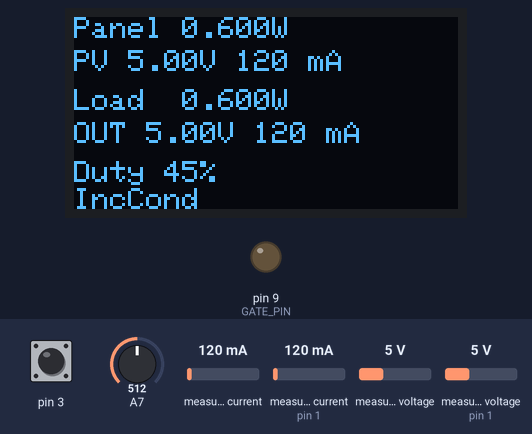
A program run on a simulated Arduino Nano, built for the host (arithmetic inside an expression is 32-bit, double 64-bit). Shown: 128×64 one-colour display, output pins drawn as LEDs (lit = HIGH). Inputs (shaded band) come from the test bench; at power-on: pin 3 HIGH, measured current 120 mA, A7 = 512, measured current (sensor on pin 1) 120 mA, measured voltage 5 V, measured voltage (sensor on pin 1) 5 V. What the program prints to the serial monitor is not drawn.

Above: at 2.0 s.
2.1 s: pin 3 pulled LOW for 3.2 s
At 4.24 s:
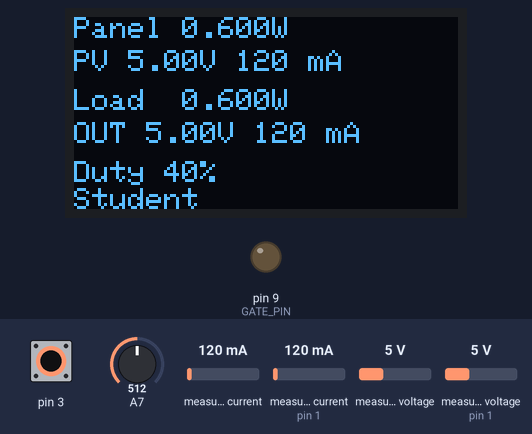
5.9 s: pin 3 pulled LOW for 0.15 s
At 6.6 s:
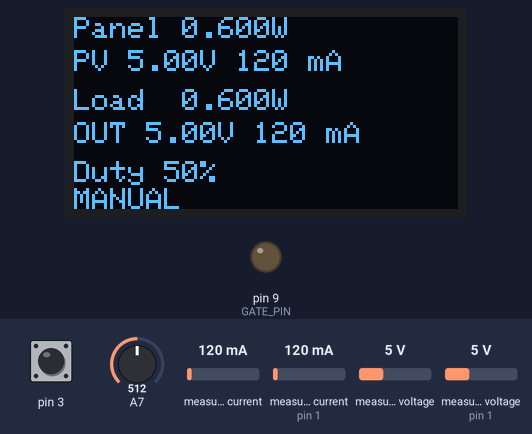
7.6 s: measured current (sensor 0) set to 40 mA
At 8.0 s:
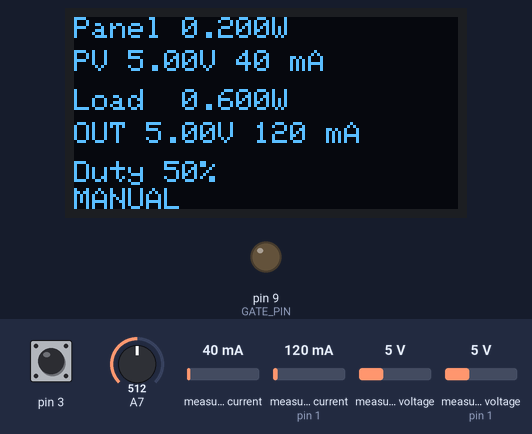
9.2 s: pin 3 pulled LOW for 1 s
At 10.36 s:
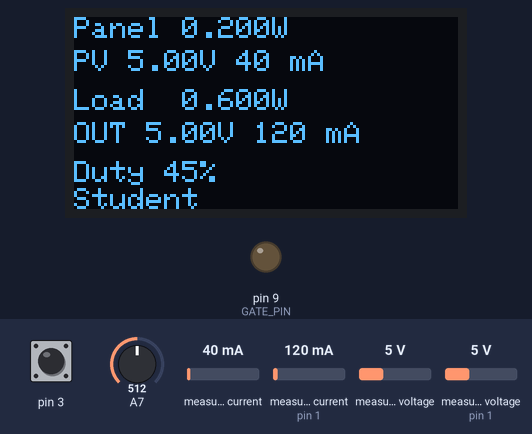
10.8 s: pin 3 pulled LOW for 3.2 s
At 13.5 s:
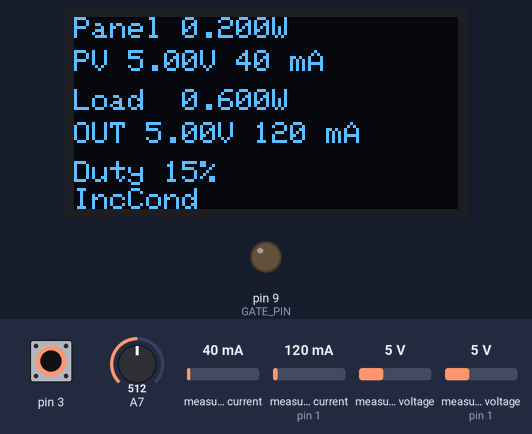
15.5 s: pin 3 pulled LOW for 1 s
At 17.7 s:
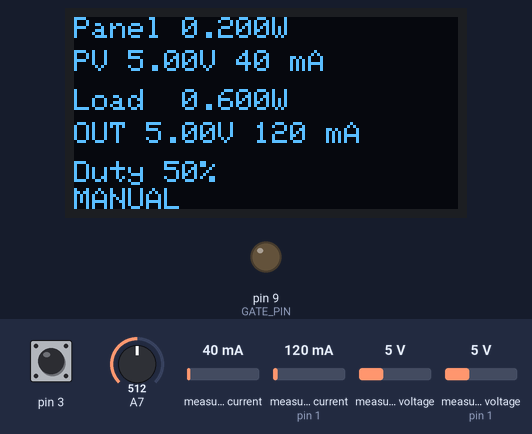
Timing chart, 0 to 19.1 s (numbered marks = the images above; inputs shaded):
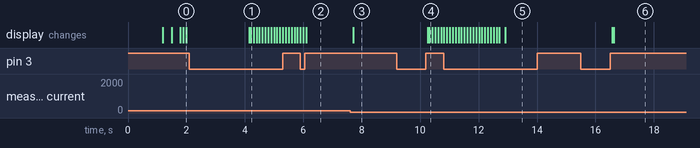

Measured:
- after the input at 2.1 s, the display: first changes after 2.0 s (image 1 shows a later state)
- after the input at 5.9 s, the display: first differs from a run without the input after 0.20 s (image 2)
- after the input at 7.6 s, the display: changes after 0.11 s (image 3)
- after the input at 9.2 s, the display: first changes after 1.1 s (image 4 shows a later state)
- after the input at 15.5 s, the display: first changes after 1.1 s (image 6 shows a later state)

The program:

main.cpp
```cpp
/**
 * @file main.cpp
 * @brief Main firmware loop for the EduGrid MPPT trainer.
 *
 * This file connects the hardware modules together. Students should usually
 * edit mppt_alg.cpp, not this file.
 */

#include <Arduino.h>
#include <Wire.h>
#include "config.h"
#include "pwm_manager.h"
#include "sensor_manager.h"
#include "display_manager.h"
#include "input_manager.h"
#include "mppt_alg.h"
#if defined(ESP32)
#include "berry_manager.h"
#endif

#if defined(ESP32) && ENABLE_WIFI_DASHBOARD
#include "wifi_manager.h"
#include "sweep_manager.h"
#include "ota_manager.h"
#include "log_manager.h"
#endif

// ================= SYSTEM STATE =================
Mode mode = MODE_AUTO;
Mode previousMode = MODE_AUTO;
Algorithm currentAlgorithm = (Algorithm)DEFAULT_MPPT_ALGORITHM;

// ================= MEASUREMENTS =================
float PanelVoltage = 0.0f;
float PanelCurrent = 0.0f;
float PanelPower = 0.0f;
float LoadVoltage = 0.0f;
float LoadCurrent = 0.0f;
float LoadPower = 0.0f;
bool LoadSensorAvailable = false;

// ================= TIMERS =================
unsigned long lastControlLoopMs = 0;
unsigned long startupMs = 0;
unsigned long lastDisplayUpdateMs = 0;

#if defined(ESP32) && ENABLE_WIFI_DASHBOARD
unsigned long wifiSsidDisplayStartMs = 0;
bool wifiSsidDisplayIsActive = false;
#endif

static void printStartupMessage();
static void handleButtonInput(unsigned long now);
static void handleModeChange();
static void runSoftStartIfNeeded(unsigned long now);
static bool readSolarPanelMeasurements();
static void runAutomaticOrManualControl();
static void sendMeasurementsToDashboard();
static bool shouldKeepWiFiSsidOnDisplay(unsigned long now);

void setup() {
    Serial.begin(115200);

    unsigned long serialWaitStart = millis();
    while (!Serial && millis() - serialWaitStart < 1500) {
        delay(10);
    }

    setupInputs();
    printStartupMessage();

    Wire.begin();
    Wire.setClock(400000);

    if (!setupSensor()) {
        Serial.println(F("Panel INA226 sensor init failed"));
    } else {
        Serial.println(F("Panel INA226 sensor init OK"));
    }

    setupDisplay();
    setupPWM();

#if defined(ESP32) && ENABLE_WIFI_DASHBOARD
    setupWiFi();
    setupBerryRuntime();
    displayWiFiAccessPoint(getWiFiSsid());
    wifiSsidDisplayStartMs = millis();
    wifiSsidDisplayIsActive = true;
#endif

    startupMs = millis();
    lastControlLoopMs = startupMs;
    lastDisplayUpdateMs = startupMs;

    setConverterDutyCycle(PWM_MIN_DUTY);
}

void loop() {
    unsigned long now = millis();

#if defined(ESP32) && ENABLE_WIFI_DASHBOARD
    handleWiFi();
    if (isOtaSafetyActive()) {
        setConverterDutyCycle(PWM_MIN_DUTY);
        return;
    }
#endif

    handleButtonInput(now);
    handleModeChange();
    runSoftStartIfNeeded(now);

    bool timeForControlLoop =
        now - lastControlLoopMs >= MPPT_PERIOD_MS;

    if (timeForControlLoop) {
        lastControlLoopMs = now;

        bool sensorSettled =
            now - getLastPwmChange() >= INA_SETTLE_MS;

        if (sensorSettled && readSolarPanelMeasurements()) {
            sendMeasurementsToDashboard();
#if defined(ESP32) && ENABLE_WIFI_DASHBOARD
            recordLogSample(now, PanelVoltage, PanelCurrent, LoadVoltage, LoadCurrent,
                            LoadSensorAvailable, getConverterDutyCycle());
#endif
            runAutomaticOrManualControl();
        }
    }

    bool timeForDisplay =
        now - lastDisplayUpdateMs >= DISPLAY_PERIOD_MS;

    if (timeForDisplay) {
        lastDisplayUpdateMs = now;
        if (shouldKeepWiFiSsidOnDisplay(now)) {
            return;
        }

        displayTelemetry(PanelPower,
                         PanelVoltage,
                         PanelCurrent,
                         LoadPower,
                         LoadVoltage,
                         LoadCurrent,
                         LoadSensorAvailable,
                         getConverterDutyCycle(),
                         mode,
                         currentAlgorithm);
    }
}

static bool shouldKeepWiFiSsidOnDisplay(unsigned long now) {
#if defined(ESP32) && ENABLE_WIFI_DASHBOARD
    if (!wifiSsidDisplayIsActive) {
        return false;
    }

    if (now - wifiSsidDisplayStartMs < WIFI_SSID_DISPLAY_MS) {
        return true;
    }

    wifiSsidDisplayIsActive = false;
#endif

    return false;
}

static void printStartupMessage() {
    Serial.println(F("\nEduGrid MPPT trainer"));
    Serial.println(F("P&O and IncCond built in"));
    Serial.println(F("Gate PWM active; Duty 0-100%"));
    Serial.print(F("INA226 shunt [Ohm]: "));
    Serial.println(SHUNT_OHMS, 6);
}

static void handleButtonInput(unsigned long now) {
    ButtonEvent buttonEvent = checkButtonEvent(now);

    if (buttonEvent == BTN_SHORT_PRESS) {
        mode = (mode == MODE_AUTO) ? MODE_MANUAL : MODE_AUTO;
        Serial.print(F("Mode changed to "));
        Serial.println(mode == MODE_AUTO ? F("AUTO") : F("MANUAL"));
#if defined(ESP32) && ENABLE_WIFI_DASHBOARD
        clearWebManualDuty();
#endif
    } else if (buttonEvent == BTN_LONG_PRESS) {
#if defined(ESP32)
        currentAlgorithm = currentAlgorithm == ALGORITHM_INCCOND
            ? ALGORITHM_PNO
            : currentAlgorithm == ALGORITHM_PNO
                ? ALGORITHM_BERRY
                : ALGORITHM_INCCOND;
#else
        currentAlgorithm = (currentAlgorithm == ALGORITHM_INCCOND) ? ALGORITHM_PNO : ALGORITHM_INCCOND;
#endif

        Serial.print(F("Algorithm changed to "));
        Serial.println(currentAlgorithm == ALGORITHM_INCCOND
            ? F("IncCond")
            : currentAlgorithm == ALGORITHM_BERRY ? F("Berry") : F("P&O"));
        resetMPPT();
#if defined(ESP32)
        if (currentAlgorithm == ALGORITHM_BERRY) resetBerryMppt();
#endif
    }
}

static void handleModeChange() {
    if (mode == previousMode) return;

    if (mode == MODE_AUTO) {
        resetMPPT();
#if defined(ESP32)
        if (currentAlgorithm == ALGORITHM_BERRY) resetBerryMppt();
#endif
    }

    previousMode = mode;
}

static void runSoftStartIfNeeded(unsigned long now) {
    if (now - startupMs >= SOFTSTART_MS) return;

    float startupProgress =
        (now - startupMs) / (float)SOFTSTART_MS;
    float softStartDuty =
        PWM_MIN_DUTY + startupProgress * (0.5f - PWM_MIN_DUTY);

    setConverterDutyCycle(softStartDuty);
}

static bool readSolarPanelMeasurements() {
    PowerStageMeasurements sample;

    if (!readSensors(sample)) {
        setConverterDutyCycle(PWM_MIN_DUTY);
        delay(1);
        return false;
    }

    LoadSensorAvailable = sample.loadSensorIsReady;

    PanelVoltage = sample.panelVoltageVolts;
    PanelCurrent = sample.panelCurrentAmps;
    PanelPower = sample.panelPowerWatts;
    LoadVoltage = sample.loadVoltageVolts;
    LoadCurrent = sample.loadCurrentAmps;
    LoadPower = sample.loadPowerWatts;

    return true;
}

static void sendMeasurementsToDashboard() {
#if defined(ESP32) && ENABLE_WIFI_DASHBOARD
    if (isSweeping()) {
        if (updateSweep()) {
            broadcastSweepDone();
        }
    } else {
        broadcastMpptData(PanelVoltage,
                          PanelCurrent,
                          PanelPower);
    }
#endif
}

static void runAutomaticOrManualControl() {
#if defined(ESP32) && ENABLE_WIFI_DASHBOARD
    if (isSweeping()) return;
#endif

    if (mode == MODE_AUTO) {
        if (PanelVoltage < VIN_VALID_MIN) {
            setConverterDutyCycle(PWM_MIN_DUTY);
            Serial.println(F("Panel voltage too low; holding minimum duty"));
            return;
        }

        runSelectedMpptAlgorithm(PanelVoltage,
                                 PanelCurrent,
                                 LoadVoltage,
                                 LoadCurrent,
                                 LoadSensorAvailable,
                                 currentAlgorithm);
        return;
    }

#if defined(ESP32) && ENABLE_WIFI_DASHBOARD
    if (isWebManualDutyActive()) {
        float sliderDuty = 0.0f;

        if (readManualDutyIfPotentiometerMoved(sliderDuty)) {
            clearWebManualDuty();
            setConverterDutyCycle(sliderDuty);
            return;
        }

        setConverterDutyCycle(getWebManualDuty());
        return;
    }
#endif

    float sliderDuty = readManualDuty();
    setConverterDutyCycle(sliderDuty);
}
```

display_manager.h
```cpp
/**
 * @file display_manager.h
 * @brief OLED Display management module.
 *
 * This module handles the initialization and updating of the SH1106 OLED display.
 * It provides functions to show a splash screen and real-time telemetry data.
 */

#pragma once

#include <Arduino.h>
#include "config.h"

/**
 * @brief Initializes the OLED display.
 *
 * Sets up the I2C communication with the display and shows the splash screen.
 */
void setupDisplay();

/**
 * @brief Displays the startup splash screen.
 *
 * Shows system information such as the selected algorithm, sensor address,
 * PWM frequency, and shunt resistor value.
 */
void displaySplash();

/**
 * @brief Shows the WiFi access point SSID in large text.
 *
 * @param ssid WiFi access point name to display.
 */
void displayWiFiSsid(const char* ssid);

/**
 * @brief Shows the open WiFi access point and local web pages on startup.
 *
 * @param ssid WiFi access point name.
 */
void displayWiFiAccessPoint(const char* ssid);

/**
 * @brief Updates the display with current telemetry data.
 *
 * @param panelPowerWatts Solar panel power in Watts.
 * @param panelVoltageVolts Solar panel voltage in Volts.
 * @param panelCurrentAmps Solar panel current in Amps.
 * @param loadPowerWatts Load/output power in Watts.
 * @param loadVoltageVolts Load/output voltage in Volts.
 * @param loadCurrentAmps Load/output current in Amps.
 * @param LoadSensorAvailable true when the load/output INA226 was detected.
 * @param converterDutyCycle Current PWM duty cycle (0.0 to 1.0).
 * @param operatingMode Current operating mode (AUTO or MANUAL).
 * @param selectedAlgorithm Current MPPT algorithm.
 */
void displayTelemetry(float panelPowerWatts,
                      float panelVoltageVolts,
                      float panelCurrentAmps,
                      float loadPowerWatts,
                      float loadVoltageVolts,
                      float loadCurrentAmps,
                      bool LoadSensorAvailable,
                      float converterDutyCycle,
                      Mode operatingMode,
                      Algorithm selectedAlgorithm);
```

input_manager.h
```cpp
/**
 * @file input_manager.h
 * @brief Input handling module.
 *
 * This module handles user inputs from the button and potentiometer.
 * It includes debouncing for the button and smoothing/scaling for the potentiometer.
 */

#pragma once
#include <Arduino.h>
#include "config.h"

/** @brief Types of button events. */
enum ButtonEvent {
    BTN_NONE = 0,       /**< No event */
    BTN_SHORT_PRESS,    /**< Short press (< 2s) */
    BTN_LONG_PRESS      /**< Long press (> 2s) */
};

/**
 * @brief Initializes input pins.
 *
 * Configures the button pin as INPUT_PULLUP and initializes the potentiometer smoothing.
 */
void setupInputs();

/**
 * @brief Checks for button events (Short Press / Long Press).
 *
 * Handles debouncing and press duration logic.
 *
 * @param now The current system time in milliseconds.
 * @return The detected button event (BTN_NONE, BTN_SHORT_PRESS, or BTN_LONG_PRESS).
 */
ButtonEvent checkButtonEvent(unsigned long now);

/**
 * @brief Reads and processes the potentiometer value for manual duty cycle control.
 *
 * Performs oversampling, IIR smoothing, and optional auto-calibration.
 * Maps the raw ADC value to the allowed duty cycle range (PWM_MIN_DUTY to PWM_MAX_DUTY).
 * The result is rounded to the nearest whole percent to provide stable output.
 *
 * @return The calculated duty cycle as a float (0.0 to 1.0).
 */
float readManualDuty();

/**
 * @brief Reads the raw potentiometer ADC value after oversampling.
 *
 * This is mostly useful for diagnostics. With the configured ADC resolution,
 * the expected range is 0..1023.
 */
int readPotentiometerRaw();

/**
 * @brief Stores the current potentiometer position as the "not moved yet" reference.
 *
 * Call this when another input source, such as the web slider, takes control of
 * the duty cycle. The potentiometer will only take control back after it moves
 * away from this reference position.
 */
void rememberCurrentPotentiometerPositionAsBaseline();

/**
 * @brief Reads the potentiometer and reports whether it moved enough to take over.
 *
 * @param manualDutyCycle Receives the duty cycle from the potentiometer.
 * @return true when the potentiometer moved by at least POT_TAKEOVER_THRESHOLD.
 */
bool readManualDutyIfPotentiometerMoved(float &manualDutyCycle);
```

mppt_alg.h
```cpp
/**
 * @file mppt_alg.h
 * @brief Student-facing Maximum Power Point Tracking interface.
 *
 * The rest of the firmware hides the hardware details:
 * - sensors are read in sensor_manager.cpp
 * - PWM is generated in pwm_manager.cpp
 * - display output is handled in display_manager.cpp
 * - WiFi and the dashboard are handled in wifi_manager.cpp
 *
 * ESP32 students normally use the Berry editor; the C++ function in
 * mppt_alg.cpp remains as an optional source-code exercise.
 */

#pragma once
#include <Arduino.h>
#include "config.h"

/**
 * @brief One filtered measurement from the solar panel.
 */
struct SolarPanelMeasurement {
    float panelVoltageVolts;      /**< Voltage at the solar panel input. */
    float panelCurrentAmps;       /**< Current flowing from the solar panel. */
    float panelPowerWatts;        /**< panelVoltageVolts * panelCurrentAmps. */
    float loadVoltageVolts;       /**< Voltage at the converter output/load. */
    float loadCurrentAmps;        /**< Current flowing into the load. */
    float loadPowerWatts;         /**< loadVoltageVolts * loadCurrentAmps. */
    bool loadSensorIsAvailable;   /**< true when the load/output INA226 is present. */
    float converterDutyCycle;     /**< Current PWM duty cycle, 0.0 to 1.0. */
};

/**
 * @brief Simple student-facing view of one measured side of the converter.
 *
 * Use PV for the solar-panel side and load for the output side:
 * PV.getVoltage(), PV.getCurrent(), PV.getPower().
 */
class MeasurementPort {
public:
    explicit MeasurementPort(bool loadSide);

    float getVoltage() const;
    float getCurrent() const;
    float getPower() const;
    bool isAvailable() const;

private:
    bool loadSide;
};

/**
 * @brief Simple student-facing duty-cycle control.
 */
class DutyControl {
public:
    float get() const;
    void set(float requestedDutyCycle) const;
    void change(float dutyCycleChange) const;
};

extern MeasurementPort PV;
extern MeasurementPort load;
extern DutyControl duty;

/**
 * @brief Resets memory used by the MPPT algorithm.
 *
 * Called when the system enters Auto mode or when the selected algorithm changes.
 */
void resetMPPT();

/**
 * @brief Runs the algorithm selected by the UI or long button press.
 */
void runSelectedMpptAlgorithm(float panelVoltageVolts,
                              float panelCurrentAmps,
                              float loadVoltageVolts,
                              float loadCurrentAmps,
                              bool loadSensorIsAvailable,
                              Algorithm selectedAlgorithm);

/**
 * @brief Optional C++ student workspace (not selected by the standard UI).
 *
 * This function is intentionally simple: it receives voltage/current/power
 * measurements and changes the duty cycle.
 */
void runStudentMpptAlgorithm(const SolarPanelMeasurement& measurement);

/**
 * @brief Sets the buck converter duty cycle.
 *
 * @param requestedDutyCycle Duty cycle from 0.0 to 1.0. The hardware layer clamps
 * it to the safe range configured in config.h.
 */
void setConverterDutyCycle(float requestedDutyCycle);

/**
 * @brief Changes the current duty cycle by a small amount.
 *
 * Positive values increase duty cycle. Negative values decrease duty cycle.
 */
void changeConverterDutyCycle(float dutyCycleChange);

/**
 * @brief Reads the current duty cycle.
 */
float getConverterDutyCycle();

// Compatibility wrappers for older code and experiments.
void mpptIncrementalConductance(float panelVoltageVolts, float panelCurrentAmps);
void mpptPerturbObserve(float panelVoltageVolts, float panelCurrentAmps);
```

mppt_alg_reference.h
```cpp
/**
 * @file mppt_alg_reference.h
 * @brief Teacher/demo reference implementation of Perturb and Observe.
 */

#pragma once

#include "mppt_alg.h"

/** @brief Clears the reference P&O algorithm's previous measurement. */
void resetReferencePerturbObserve();

/** @brief Runs one step of the firmware P&O algorithm. */
void runReferencePerturbObserve(const SolarPanelMeasurement& measurement);
```

pwm_manager.h
```cpp
/**
 * @file pwm_manager.h
 * @brief PWM control module for the Buck converter.
 *
 * This module handles the configuration of Timer1 for high-frequency PWM generation
 * and provides functions to set and retrieve the duty cycle.
 */

#pragma once
#include <Arduino.h>

/**
 * @brief Configures Timer1 for Fast PWM mode at ~31.25 kHz.
 *
 * Sets up the ATMega328P Timer1 to generate an 8-bit Fast PWM signal on the GATE_PIN.
 * No prescaling is used to achieve the highest possible frequency for the buck converter.
 */
void setupPWM();

/**
 * @brief Sets the PWM duty cycle.
 *
 * @param d The desired duty cycle as a float between 0.0 and 1.0.
 *          The value is clamped between PWM_MIN_DUTY and PWM_MAX_DUTY.
 */
void setDuty(float d);

/**
 * @brief Gets the current duty cycle.
 *
 * @return The current duty cycle as a float (0.0 to 1.0).
 */
float getDuty();

/**
 * @brief Gets the timestamp of the last PWM change.
 *
 * @return The system time (millis) when the duty cycle was last updated.
 *         Used to ensure the sensor reading has settled after a change.
 */
unsigned long getLastPwmChange();
```

Source omitted: sensor_manager.h (1093 bytes), berry_manager.cpp (10450 bytes), display_manager.cpp (5086 bytes), input_manager.cpp (6193 bytes), log_manager.cpp (6899 bytes), log_web.cpp (5232 bytes), mppt_alg.cpp (9208 bytes), mppt_alg_reference.cpp (1217 bytes), ota_manager.cpp (16106 bytes), pwm_manager.cpp (2865 bytes), sensor_manager.cpp (6744 bytes), sweep_manager.cpp (2787 bytes) and 2 more
